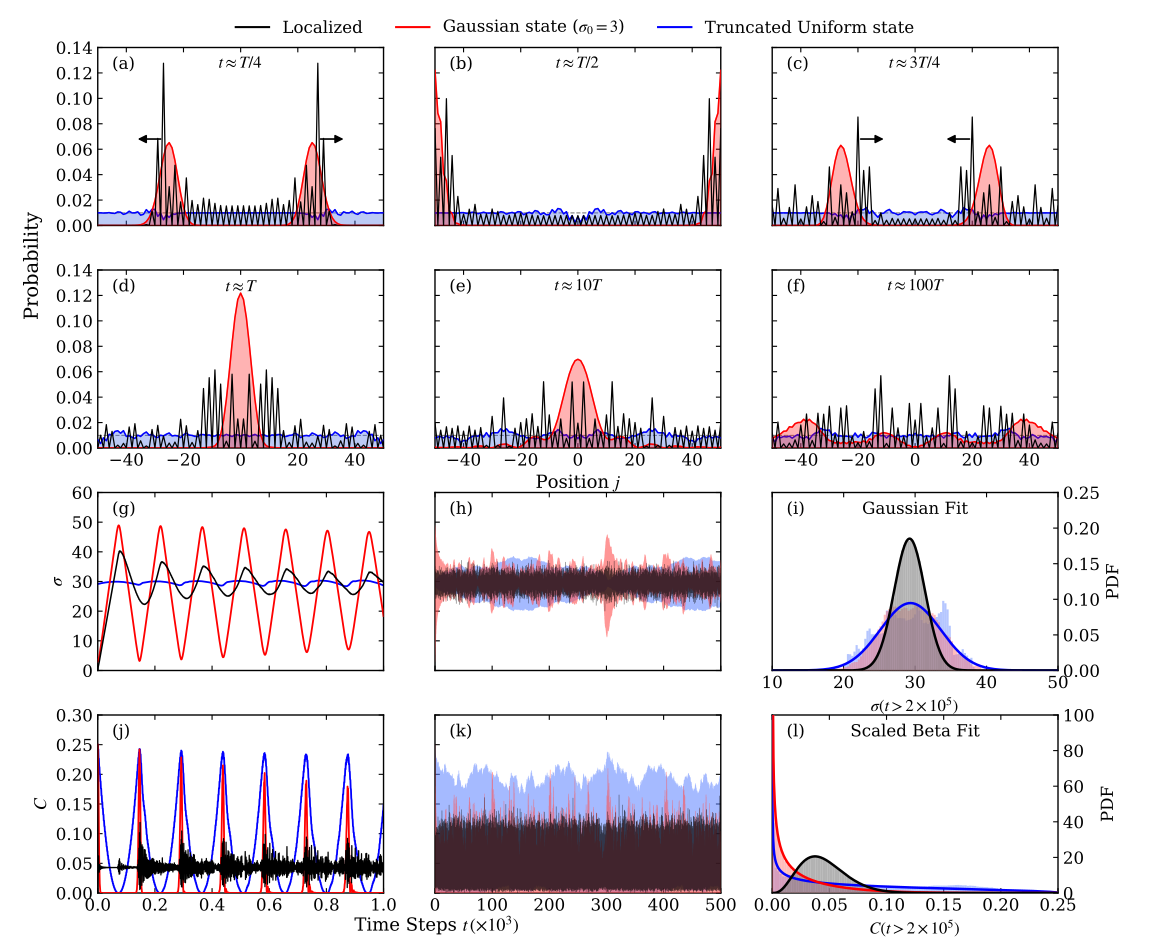

Write Python code to recreate this figure.
r"""
FIG. 2
'Stiffness in Confined Quantum Walks'
Pablo G. M. Dantas, Rafael Vieira, Edgard P. M. Amorim

Generates the 12-panel figure (a)-(l).
"""

import numpy as np
import matplotlib.pyplot as plt
from matplotlib.lines import Line2D
from scipy.stats import norm, beta
from qw_simulation import load_or_run_simulation, setup_matplotlib_style

def main():
    setup_matplotlib_style()
    data = load_or_run_simulation()
    
    j = data['j_full']
    snap_loc = data['snaps_loc']
    snap_gauss = data['snaps_gauss']
    snap_unif = data['snaps_unif']
    
    s_loc = data['s_loc']
    s_gauss = data['s_gauss']
    s_unif = data['s_unif']
    
    c_loc = data['c_loc']
    c_gauss = data['c_gauss']
    c_unif = data['c_unif']
    
    fig, axes = plt.subplots(4, 3, figsize=(11.5, 9.5), dpi=300)
    
    # Standardized colors identical to the paper
    col_loc = "black"
    col_gauss = "red"
    col_gauss_fill = "#ff6b6b"
    col_unif = "blue"
    col_unif_fill = "#4169e1"
    col_gray_fill = "#7f7f7f"
    
    # ROWS 1 AND 2: Panels (a) to (f) - Probability Distributions
    
    snap_configs = [
        # (row, col, idx_snap, label, time_str, arrows)
        (0, 0, 0, "(a)", r"$t \approx T/4$", "outward"),
        (0, 1, 1, "(b)", r"$t \approx T/2$", None),
        (0, 2, 2, "(c)", r"$t \approx 3T/4$", "inward"),
        (1, 0, 3, "(d)", r"$t \approx T$", None),
        (1, 1, 4, "(e)", r"$t \approx 10T$", None),
        (1, 2, 5, "(f)", r"$t \approx 100T$", None),
    ]
    
    arrow_kw = dict(arrowprops=dict(arrowstyle="-|>", lw=1.2, color="black"))
    
    for r, c, s_idx, lbl, t_str, arrows in snap_configs:
        ax = axes[r, c]
        p_u = snap_unif[s_idx]
        p_g = snap_gauss[s_idx]
        p_l = snap_loc[s_idx]
        
        # Uniform reference
        ax.axhline(1.0 / 101, color='gray', linestyle='--', lw=0.8, zorder=1)
        
        # Uniform
        ax.fill_between(j, 0, p_u, color=col_unif_fill, alpha=0.35, zorder=2)
        ax.plot(j, p_u, color=col_unif, lw=1.1, zorder=3)
        
        # Gaussian
        ax.fill_between(j, 0, p_g, color=col_gauss, alpha=0.30, zorder=4)
        ax.plot(j, p_g, color=col_gauss, lw=1.1, zorder=5)
        
        # Localized
        ax.plot(j, p_l, color=col_loc, lw=0.9, zorder=6)
        
        # Arrows
        if arrows == "outward":
            ax.annotate("", xy=(-37, 0.068), xytext=(-27, 0.068), **arrow_kw)
            ax.annotate("", xy=(37, 0.068), xytext=(27, 0.068), **arrow_kw)
        elif arrows == "inward":
            ax.annotate("", xy=(-10, 0.068), xytext=(-20, 0.068), **arrow_kw)
            ax.annotate("", xy=(10, 0.068), xytext=(20, 0.068), **arrow_kw)
            
        ax.text(0.05, 0.88, lbl, transform=ax.transAxes, fontsize=12)
        ax.text(0.50, 0.88, t_str, transform=ax.transAxes, ha='center', fontsize=12)
        
        ax.set_xlim(-50, 50)
        ax.set_ylim(0.00, 0.14)
        ax.set_xticks([-40, -20, 0, 20, 40])
        ax.set_yticks(np.arange(0.00, 0.15, 0.02))
        ax.yaxis.set_major_formatter(plt.FormatStrFormatter('%.2f'))
        
        if c != 0:
            ax.set_yticklabels([])
        if r == 0:
            ax.set_xticklabels([])
            
    # General labels for rows 1 and 2
    axes[1, 1].set_xlabel(r"Position $j$", fontsize=13)
    fig.text(0.020, 0.72, r"Probability", va='center', rotation='vertical', fontsize=14)
    
    
    # ROW 3: Panels (g), (h), (i) - Standard Deviation sigma(t)
    # (g) Early-time sigma
    ax_g = axes[2, 0]
    t_early = np.arange(1001) / 1000.0
    ax_g.plot(t_early, s_unif[:1001], color=col_unif, lw=1.3, zorder=2)
    ax_g.plot(t_early, s_gauss[:1001], color=col_gauss, lw=1.3, zorder=3)
    ax_g.plot(t_early, s_loc[:1001], color=col_loc, lw=1.1, zorder=4)
    ax_g.text(0.05, 0.88, "(g)", transform=ax_g.transAxes, fontsize=12)
    ax_g.set_xlim(0.0, 1.0)
    ax_g.set_ylim(0, 60)
    ax_g.set_xticks(np.arange(0.0, 1.1, 0.2))
    ax_g.set_yticks(np.arange(0, 61, 10))
    ax_g.set_ylabel(r"$\sigma$", fontsize=13)
    ax_g.set_xticklabels([])
    
    # (h) Long-time sigma
    ax_h = axes[2, 1]
    t_long = np.arange(500001) / 1000.0
    ax_h.plot(t_long, s_unif, color='#5c82ff', alpha=0.55, lw=0.35, zorder=2)
    ax_h.plot(t_long, s_gauss, color='#ff5050', alpha=0.60, lw=0.35, zorder=3)
    ax_h.plot(t_long, s_loc, color=col_loc, alpha=0.70, lw=0.35, zorder=4)
    ax_h.text(0.05, 0.88, "(h)", transform=ax_h.transAxes, fontsize=12)
    ax_h.set_xlim(0, 500)
    ax_h.set_ylim(0, 60)
    ax_h.set_xticks(np.arange(0, 501, 100))
    ax_h.set_yticks(np.arange(0, 61, 10))
    ax_h.set_yticklabels([])
    ax_h.set_xticklabels([])
    
    # (i) PDF of sigma with Gaussian Fit
    ax_i = axes[2, 2]
    idx_tail = np.arange(200_001, 500_001)
    s_loc_tail = s_loc[idx_tail]
    s_gauss_tail = s_gauss[idx_tail]
    s_unif_tail = s_unif[idx_tail]
    
    mu_loc, std_loc = norm.fit(s_loc_tail)
    mu_unif, std_unif = norm.fit(s_unif_tail)
    
    x_grid_s = np.linspace(10, 50, 500)
    bins_s = np.linspace(15, 45, 100)
    
    ax_i.hist(s_unif_tail, bins=bins_s, density=True, color='#5c82ff', alpha=0.45, zorder=2)
    ax_i.hist(s_gauss_tail, bins=bins_s, density=True, color='#ff6b6b', alpha=0.45, zorder=3)
    ax_i.plot(x_grid_s, norm.pdf(x_grid_s, mu_unif, std_unif), color=col_unif, lw=1.8, zorder=5)
    
    ax_i.hist(s_loc_tail, bins=bins_s, density=True, color=col_gray_fill, alpha=0.60, zorder=4)
    ax_i.plot(x_grid_s, norm.pdf(x_grid_s, mu_loc, std_loc), color=col_loc, lw=1.8, zorder=6)
    
    ax_i.text(0.05, 0.88, "(i)", transform=ax_i.transAxes, fontsize=12)
    ax_i.text(0.50, 0.88, "Gaussian Fit", transform=ax_i.transAxes, ha='center', fontsize=12)
    ax_i.set_xlim(10, 50)
    ax_i.set_ylim(0.00, 0.25)
    ax_i.set_xticks(np.arange(10, 51, 10))
    ax_i.set_yticks(np.arange(0.00, 0.26, 0.05))
    ax_i.yaxis.set_major_formatter(plt.FormatStrFormatter('%.2f'))
    ax_i.yaxis.tick_right()
    ax_i.yaxis.set_label_position("right")
    ax_i.set_ylabel(r"PDF", fontsize=12)
    ax_i.set_xlabel(r"$\sigma(t > 2\times 10^5)$", fontsize=12)
    
    
    # ROW 4: Panels (j), (k), (l) - Coin Coherence C(t)
    # (j) Early-time C
    ax_j = axes[3, 0]
    ax_j.plot(t_early, c_unif[:1001], color=col_unif, lw=1.3, zorder=2)
    ax_j.plot(t_early, c_gauss[:1001], color=col_gauss, lw=1.3, zorder=3)
    ax_j.plot(t_early, c_loc[:1001], color=col_loc, lw=0.9, zorder=4)
    ax_j.text(0.05, 0.88, "(j)", transform=ax_j.transAxes, fontsize=12)
    ax_j.set_xlim(0.0, 1.0)
    ax_j.set_ylim(0.00, 0.30)
    ax_j.set_xticks(np.arange(0.0, 1.1, 0.2))
    ax_j.set_yticks(np.arange(0.00, 0.31, 0.05))
    ax_j.yaxis.set_major_formatter(plt.FormatStrFormatter('%.2f'))
    ax_j.set_ylabel(r"$C$", fontsize=13)
    
    # (k) Long-time C
    ax_k = axes[3, 1]
    ax_k.plot(t_long, c_unif, color='#5c82ff', alpha=0.55, lw=0.35, zorder=2)
    ax_k.plot(t_long, c_gauss, color='#ff5050', alpha=0.60, lw=0.35, zorder=3)
    ax_k.plot(t_long, c_loc, color=col_loc, alpha=0.70, lw=0.35, zorder=4)
    ax_k.text(0.05, 0.88, "(k)", transform=ax_k.transAxes, fontsize=12)
    ax_k.set_xlim(0, 500)
    ax_k.set_ylim(0.00, 0.30)
    ax_k.set_xticks(np.arange(0, 501, 100))
    ax_k.set_yticks(np.arange(0.00, 0.31, 0.05))
    ax_k.set_yticklabels([])
    
    fig.text(0.38, 0.02, r"Time Steps $t \, (\times 10^3)$", ha='center', fontsize=13)
    
    # (l) PDF of C with Scaled Beta Fit
    ax_l = axes[3, 2]
    c_loc_tail = c_loc[idx_tail]
    c_gauss_tail = c_gauss[idx_tail]
    c_unif_tail = c_unif[idx_tail]
    
    a_loc, b_loc, _, _ = beta.fit(4.0 * c_loc_tail, floc=0, fscale=1)
    a_gauss, b_gauss, _, _ = beta.fit(4.0 * c_gauss_tail, floc=0, fscale=1)
    a_unif, b_unif, _, _ = beta.fit(4.0 * c_unif_tail, floc=0, fscale=1)
    
    c_grid = np.linspace(1e-5, 0.2499, 1000)
    bins_c = np.linspace(0.0, 0.25, 120)
    
    ax_l.hist(c_unif_tail, bins=bins_c, density=True, color='#5c82ff', alpha=0.45, zorder=2)
    pdf_unif = 4.0 * beta.pdf(4.0 * c_grid, a_unif, b_unif)
    ax_l.plot(c_grid, pdf_unif, color=col_unif, lw=1.8, zorder=5)
    
    ax_l.hist(c_gauss_tail, bins=bins_c, density=True, color='#ff6b6b', alpha=0.45, zorder=3)
    pdf_gauss = 4.0 * beta.pdf(4.0 * c_grid, a_gauss, b_gauss)
    ax_l.plot(c_grid, pdf_gauss, color=col_gauss, lw=1.8, zorder=6)
    
    ax_l.hist(c_loc_tail, bins=bins_c, density=True, color=col_gray_fill, alpha=0.60, zorder=4)
    pdf_loc = 4.0 * beta.pdf(4.0 * c_grid, a_loc, b_loc)
    ax_l.plot(c_grid, pdf_loc, color=col_loc, lw=1.8, zorder=7)
    
    ax_l.text(0.05, 0.88, "(l)", transform=ax_l.transAxes, fontsize=12)
    ax_l.text(0.50, 0.88, "Scaled Beta Fit", transform=ax_l.transAxes, ha='center', fontsize=12)
    ax_l.set_xlim(0.00, 0.25)
    ax_l.set_ylim(0, 100)
    ax_l.set_xticks(np.arange(0.00, 0.26, 0.05))
    ax_l.set_yticks(np.arange(0, 101, 20))
    ax_l.xaxis.set_major_formatter(plt.FormatStrFormatter('%.2f'))
    ax_l.yaxis.tick_right()
    ax_l.yaxis.set_label_position("right")
    ax_l.set_ylabel(r"PDF", fontsize=12)
    ax_l.set_xlabel(r"$C(t > 2\times 10^5)$", fontsize=12)
    
    
    # Global Top Legend
    legend_elements = [
        Line2D([0], [0], color=col_loc, lw=1.5, label='Localized'),
        Line2D([0], [0], color=col_gauss, lw=1.5, label=r'Gaussian state ($\sigma_0 = 3$)'),
        Line2D([0], [0], color=col_unif, lw=1.5, label='Truncated Uniform state'),
    ]
    fig.legend(
        handles=legend_elements,
        loc='upper center',
        bbox_to_anchor=(0.50, 0.995),
        ncol=3,
        frameon=False,
        fontsize=12
    )
    
    # Fine-tune spacing
    fig.subplots_adjust(
        left=0.085,
        right=0.92,
        top=0.95,
        bottom=0.06,
        wspace=0.18,
        hspace=0.25
    )
    
    #png_out = "fig2.png"
    pdf_out = "fig2.pdf"
    #plt.savefig(png_out, dpi=300)
    plt.savefig(pdf_out)
    #print(f"Complete figure saved to {png_out} and {pdf_out}")
    plt.close()

if __name__ == "__main__":
    main()
